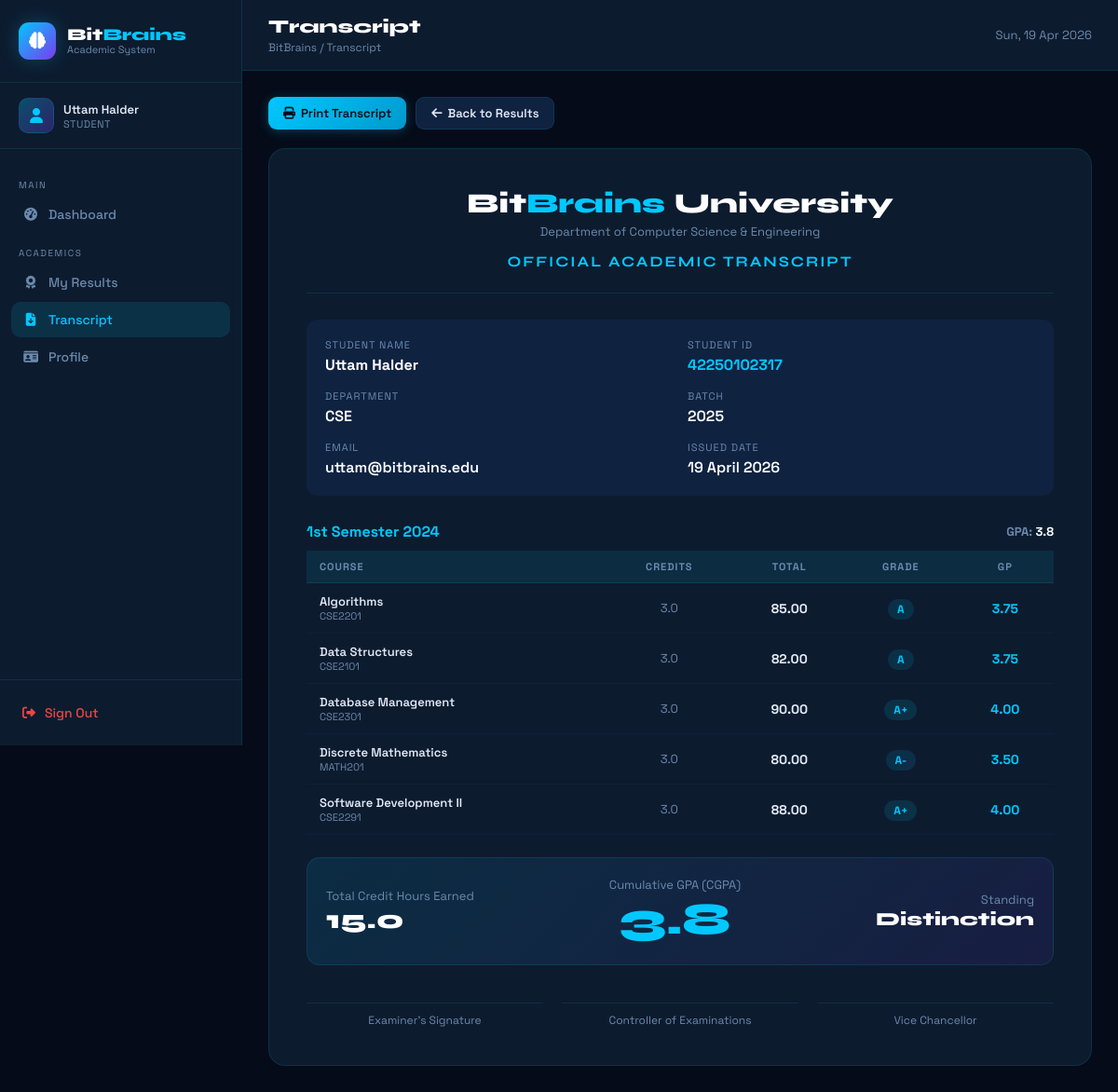
The page /student/transcript.php (signed in) on the database its author committed.
### tables this page shows
CREATE TABLE students (
    id INT AUTO_INCREMENT PRIMARY KEY,
    user_id INT NOT NULL,
    student_id VARCHAR(20) UNIQUE NOT NULL,
    department VARCHAR(100),
    batch VARCHAR(20),
    session VARCHAR(20),
    phone VARCHAR(20),
    address TEXT,
    profile_image VARCHAR(255) DEFAULT NULL,
    FOREIGN KEY (user_id) REFERENCES users(id) ON DELETE CASCADE
);

CREATE TABLE users (
    id INT AUTO_INCREMENT PRIMARY KEY,
    name VARCHAR(100) NOT NULL,
    email VARCHAR(100) UNIQUE NOT NULL,
    password VARCHAR(255) NOT NULL,
    role ENUM('admin', 'student') NOT NULL DEFAULT 'student',
    created_at TIMESTAMP DEFAULT CURRENT_TIMESTAMP
);

CREATE TABLE results (
    id INT AUTO_INCREMENT PRIMARY KEY,
    student_id INT NOT NULL,
    course_id INT NOT NULL,
    semester_id INT NOT NULL,
    attendance_marks DECIMAL(5,2) DEFAULT 0,
    class_test_marks DECIMAL(5,2) DEFAULT 0,
    midterm_marks DECIMAL(5,2) DEFAULT 0,
    final_marks DECIMAL(5,2) DEFAULT 0,
    total_marks DECIMAL(5,2) DEFAULT 0,
    grade_point DECIMAL(3,2) DEFAULT 0,
    grade_letter VARCHAR(5),
    is_published TINYINT(1) DEFAULT 0,
    created_at TIMESTAMP DEFAULT CURRENT_TIMESTAMP,
    FOREIGN KEY (student_id) REFERENCES students(id) ON DELETE CASCADE,
    FOREIGN KEY (course_id) REFERENCES courses(id) ON DELETE CASCADE,
    FOREIGN KEY (semester_id) REFERENCES semesters(id) ON DELETE CASCADE
);

CREATE TABLE courses (
    id INT AUTO_INCREMENT PRIMARY KEY,
    course_code VARCHAR(20) UNIQUE NOT NULL,
    course_name VARCHAR(150) NOT NULL,
    credit_hours DECIMAL(3,1) NOT NULL,
    department VARCHAR(100),
    created_at TIMESTAMP DEFAULT CURRENT_TIMESTAMP
);

### student/transcript.php (the view, shortened to what this page needs)
<?php
require_once '../config/db.php';
$uid     = $_SESSION['user_id'];
$student = $conn->query("SELECT s.*, u.name, u.email FROM students s JOIN users u ON s.user_id=u.id WHERE u.id=$uid")->fetch_assoc();
$sid     = $student['id'];
$results = $conn->query("
    SELECT r.*, c.course_name, c.course_code, c.credit_hours, sem.semester_name, sem.year, sem.semester_number
    FROM results r
    JOIN courses c ON r.course_id=c.id
    JOIN semesters sem ON r.semester_id=sem.id
    WHERE r.student_id=$sid AND r.is_published=1
    ORDER BY sem.semester_number, c.course_name
");
$cgpaQ = $conn->query("SELECT SUM(r.grade_point*c.credit_hours) as gp_sum, SUM(c.credit_hours) as cr_sum FROM results r JOIN courses c ON r.course_id=c.id WHERE r.student_id=$sid AND r.is_published=1");
$cgpaR = $cgpaQ->fetch_assoc();
$cgpa  = $cgpaR['cr_sum'] > 0 ? round($cgpaR['gp_sum']/$cgpaR['cr_sum'], 2) : 0;
$grouped = [];
while($r=$results->fetch_assoc()) {
    $grouped[$r['semester_name'].' '.$r['year']][] = $r;
}
include '../includes/header.php';
?>
<div style="display:flex; gap:10px; margin-bottom:20px;">
  <button onclick="window.print()" class="btn btn-primary"><i class="fas fa-print"></i> Print Transcript</button>
  <a href="results.php" class="btn btn-secondary"><i class="fas fa-arrow-left"></i> Back to Results</a>
</div>
<div id="transcript" style="background:var(--surface); border:1px solid var(--border); border-radius:18px; padding:40px; max-width:900px;">
  <div style="text-align:center; border-bottom:1px solid var(--border); padding-bottom:24px; margin-bottom:28px;">
    <div style="font-family:'Syne',sans-serif; font-size:30px; font-weight:800; color:#fff;">
      Bit<span style="color:var(--accent)">Brains</span> University
    </div>
    <div style="color:var(--muted); font-size:13px; margin-top:4px;">Department of Computer Science & Engineering</div>
    <div style="font-family:'Syne',sans-serif; font-size:16px; font-weight:700; color:var(--accent); margin-top:14px; letter-spacing:2px;">
      OFFICIAL ACADEMIC TRANSCRIPT
    </div>
  </div>
  <div style="display:grid; grid-template-columns:1fr 1fr; gap:16px; margin-bottom:28px; background:var(--card); border-radius:12px; padding:20px;">
    <div>
      <div style="font-size:11px; color:var(--muted); text-transform:uppercase; letter-spacing:1px; margin-bottom:4px;">Student Name</div>
      <div style="font-weight:700; color:#fff;"><?=htmlspecialchars($student['name'])?></div>
    </div>
    <div>
      <div style="font-size:11px; color:var(--muted); text-transform:uppercase; letter-spacing:1px; margin-bottom:4px;">Student ID</div>
      <div style="font-weight:700; color:var(--accent);"><?=$student['student_id']?></div>
    </div>
    <div>
      <div style="font-size:11px; color:var(--muted); text-transform:uppercase; letter-spacing:1px; margin-bottom:4px;">Department</div>
      <div style="font-weight:600; color:#fff;"><?=$student['department']?></div>
    </div>
    <div>
      <div style="font-size:11px; color:var(--muted); text-transform:uppercase; letter-spacing:1px; margin-bottom:4px;">Batch</div>
      <div style="font-weight:600; color:#fff;"><?=$student['batch']?></div>
    </div>
    <div>
      <div style="font-size:11px; color:var(--muted); text-transform:uppercase; letter-spacing:1px; margin-bottom:4px;">Email</div>
      <div style="font-weight:600; color:#fff;"><?=htmlspecialchars($student['email'])?></div>
    </div>
    <div>
      <div style="font-size:11px; color:var(--muted); text-transform:uppercase; letter-spacing:1px; margin-bottom:4px;">Issued Date</div>
      <div style="font-weight:600; color:#fff;"><?=date('d F Y')?></div>
    </div>
  </div>
  <?php foreach($grouped as $semName => $courses): ?>
  <?php
    $semGP = 0; $semCR = 0;
    foreach($courses as $c) { $semGP += $c['grade_point']*$c['credit_hours']; $semCR += $c['credit_hours']; }
    $semGPA = $semCR > 0 ? round($semGP/$semCR, 2) : 0;
  ?>
  <div style="margin-bottom:24px;">
    <div style="font-weight:700; color:var(--accent); margin-bottom:10px; display:flex; align-items:center; justify-content:space-between;">
      <span><?=$semName?></span>
      <span style="font-size:13px; color:var(--muted);">GPA: <strong style="color:#fff;"><?=$semGPA?></strong></span>
    </div>
    <table style="width:100%; border-collapse:collapse;">
      <thead>
        <tr style="background:rgba(0,200,255,0.06);">
          <th style="padding:10px 14px; text-align:left; font-size:11px; color:var(--muted); text-transform:uppercase; letter-spacing:1px; border-bottom:1px solid var(--border);">Course</th>
          <th style="padding:10px 14px; text-align:center; font-size:11px; color:var(--muted); text-transform:uppercase; letter-spacing:1px; border-bottom:1px solid var(--border);">Credits</th>
          <th style="padding:10px 14px; text-align:center; font-size:11px; color:var(--muted); text-transform:uppercase; letter-spacing:1px; border-bottom:1px solid var(--border);">Total</th>
          <th style="padding:10px 14px; text-align:center; font-size:11px; color:var(--muted); text-transform:uppercase; letter-spacing:1px; border-bottom:1px solid var(--border);">Grade</th>
          <th style="padding:10px 14px; text-align:center; font-size:11px; color:var(--muted); text-transform:uppercase; letter-spacing:1px; border-bottom:1px solid var(--border);">GP</th>
        </tr>
      </thead>
      <tbody>
        <?php foreach($courses as $c): ?>
        <tr>
          <td style="padding:11px 14px; border-bottom:1px solid rgba(0,200,255,0.04);">
            <div style="font-weight:600; font-size:13px;"><?=htmlspecialchars($c['course_name'])?></div>
            <div style="font-size:11px; color:var(--muted);"><?=$c['course_code']?></div>
          </td>
          <td style="padding:11px 14px; text-align:center; color:var(--muted); font-size:13px; border-bottom:1px solid rgba(0,200,255,0.04);"><?=$c['credit_hours']?></td>
          <td style="padding:11px 14px; text-align:center; font-weight:700; border-bottom:1px solid rgba(0,200,255,0.04);"><?=$c['total_marks']?></td>
          <td style="padding:11px 14px; text-align:center; border-bottom:1px solid rgba(0,200,255,0.04);">
            <span style="background:rgba(0,200,255,0.12); color:var(--accent); padding:3px 10px; border-radius:20px; font-size:12px; font-weight:700;"><?=$c['grade_letter']?></span>
          </td>
          <td style="padding:11px 14px; text-align:center; font-weight:700; color:var(--accent); border-bottom:1px solid rgba(0,200,255,0.04);"><?=$c['grade_point']?></td>
        </tr>
        <?php endforeach; ?>
      </tbody>
    </table>
  </div>
  <?php endforeach; ?>
  <div style="background:linear-gradient(135deg, rgba(0,200,255,0.1), rgba(124,58,237,0.1)); border:1px solid var(--border); border-radius:14px; padding:20px; display:flex; align-items:center; justify-content:space-between; margin-top:10px;">
    <div>
      <div style="font-size:13px; color:var(--muted);">Total Credit Hours Earned</div>
      <div style="font-family:'Syne',sans-serif; font-size:28px; font-weight:800; color:#fff;"><?=$cgpaR['cr_sum']?></div>
    </div>
    <div style="text-align:center;">
      <div style="font-size:13px; color:var(--muted);">Cumulative GPA (CGPA)</div>
      <div style="font-family:'Syne',sans-serif; font-size:48px; font-weight:800; color:var(--accent);"><?=$cgpa?></div>
    </div>
    <div style="text-align:right;">
      <div style="font-size:13px; color:var(--muted);">Standing</div>
      <div style="font-family:'Syne',sans-serif; font-size:20px; font-weight:800; color:#fff;">
        <?= $cgpa >= 3.75 ? 'Distinction' : ($cgpa >= 3.25 ? 'Merit' : ($cgpa >= 2.50 ? 'Pass' : 'Fail')) ?>
      </div>
    </div>
  </div>
  <div style="display:grid; grid-template-columns:1fr 1fr 1fr; gap:20px; margin-top:40px; text-align:center;">
    <div>
      <div style="border-top:1px solid var(--border); padding-top:10px; font-size:12px; color:var(--muted);">Examiner's Signature</div>
    </div>
    <div>
      <div style="border-top:1px solid var(--border); padding-top:10px; font-size:12px; color:var(--muted);">Controller of Examinations</div>
    </div>
    <div>
      <div style="border-top:1px solid var(--border); padding-top:10px; font-size:12px; color:var(--muted);">Vice Chancellor</div>
    </div>
  </div>
</div>
<?php include '../includes/footer.php'; ?>

### includes/header.php (style rules this page uses)
:root { --bg: #050b18; --surface: #0d1b2e; --card: #0f2240; --card2: #0a1a35; --border: rgba(0,200,255,0.12); --accent: #00c8ff; --accent2: #7c3aed; --green: #10b981; --yellow: #f59e0b; --red: #ef4444; --text: #e2eaf8; --muted: #6b8aad; --sidebar-w: 260px; }
* { margin:0; padding:0; box-sizing:border-box; }
body { background: var(--bg); font-family: 'Space Grotesk', sans-serif; color: var(--text); display: flex; min-height: 100vh; }
table { width: 100%; border-collapse: collapse; }
th { padding: 12px 20px; text-align: left; font-size: 11px; color: var(--muted); text-transform: uppercase; letter-spacing: 1px; background: rgba(0,200,255,0.04); border-bottom: 1px solid var(--border); }
td { padding: 14px 20px; font-size: 14px; border-bottom: 1px solid rgba(0,200,255,0.05); }
tr:last-child td { border-bottom: none; }
.btn { padding: 8px 16px; border-radius: 9px; font-size: 13px; font-weight: 600; cursor: pointer; border: none; font-family: 'Space Grotesk', sans-serif; display: inline-flex; align-items: center; gap: 6px; text-decoration: none; transition: all 0.2s; }
.btn-primary { background: linear-gradient(135deg, var(--accent), #0099cc); color: #050b18; box-shadow: 0 2px 12px rgba(0,200,255,0.25); }
.btn-secondary { background: var(--card); border: 1px solid var(--border); color: var(--text); }

### rows shown on the page
students: user.name "Uttam Halder", student "42250102317", department "CSE", batch "2025", user.email "uttam@bitbrains.edu"
results: course.course_name "Algorithms", course.course_code "CSE2201", course.credit_hours "3.0", total_marks "85.00", grade_letter "A", grade_point "3.75"
results: course.course_name "Data Structures", course.course_code "CSE2101", course.credit_hours "3.0", total_marks "82.00", grade_letter "A", grade_point "3.75"
results: course.course_name "Database Management", course.course_code "CSE2301", course.credit_hours "3.0", total_marks "90.00", grade_letter "A+", grade_point "4.00"
results: course.course_name "Discrete Mathematics", course.course_code "MATH201", course.credit_hours "3.0", total_marks "80.00", grade_letter "A-", grade_point "3.50"
results: course.course_name "Software Development II", course.course_code "CSE2291", course.credit_hours "3.0", total_marks "88.00", grade_letter "A+", grade_point "4.00"

### other values the page prints
$_SESSION['user_name'] "Uttam Halder"
$_SESSION['user_role'] "STUDENT"
$pageTitle "Transcript"
$semName "1st Semester 2024"
$semGPA "3.8"
$cgpaR['cr_sum'] "15.0"
$cgpa "3.8"
